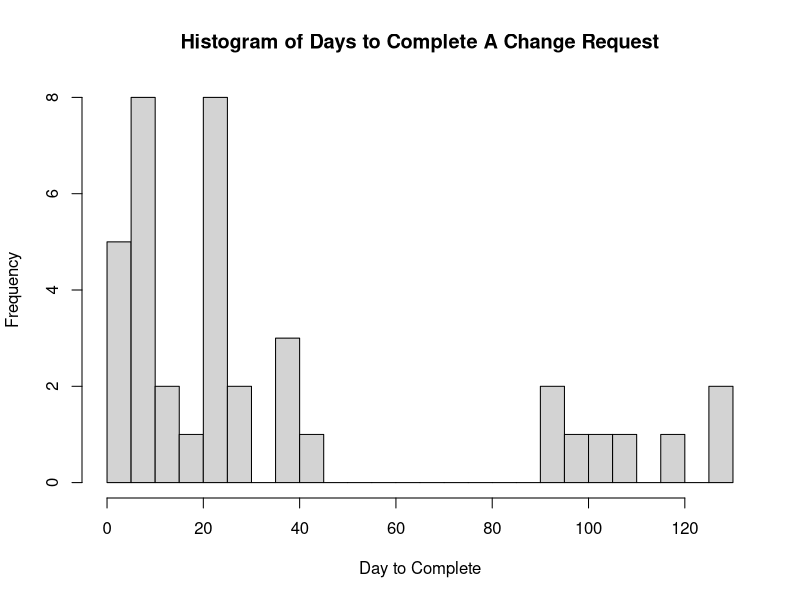
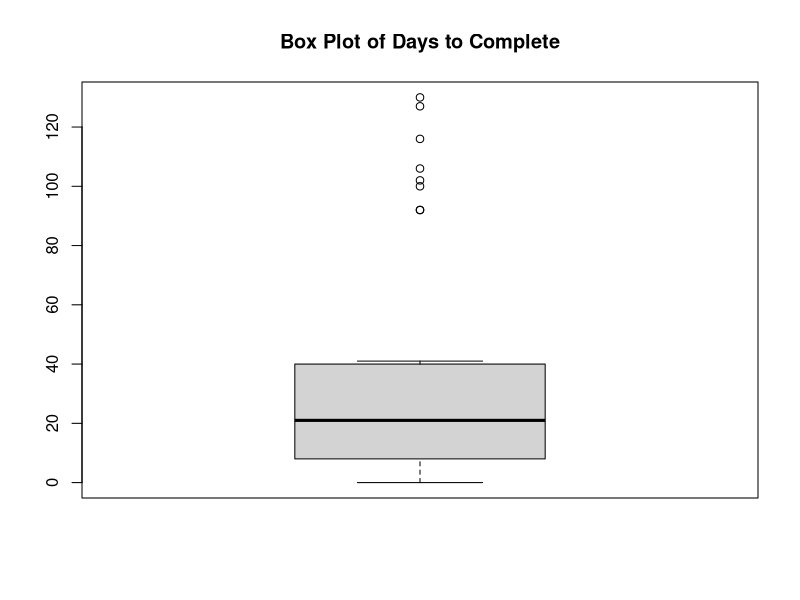
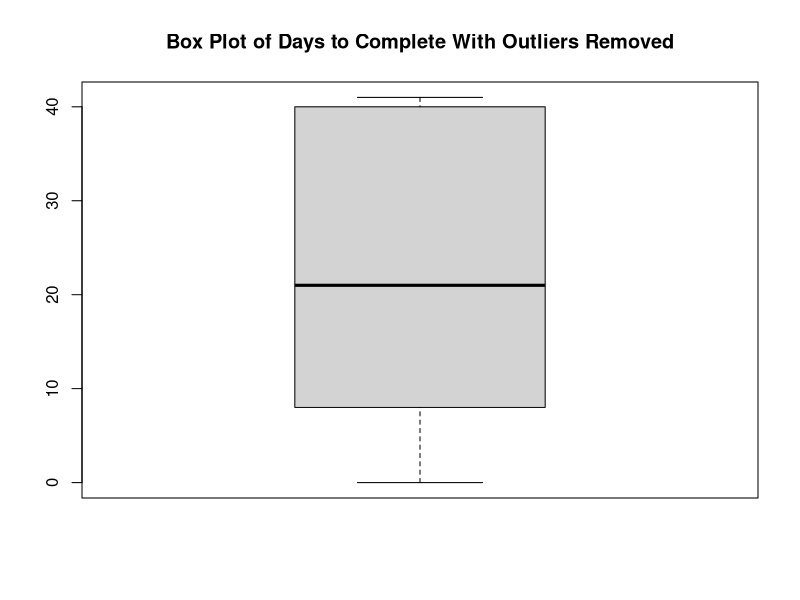
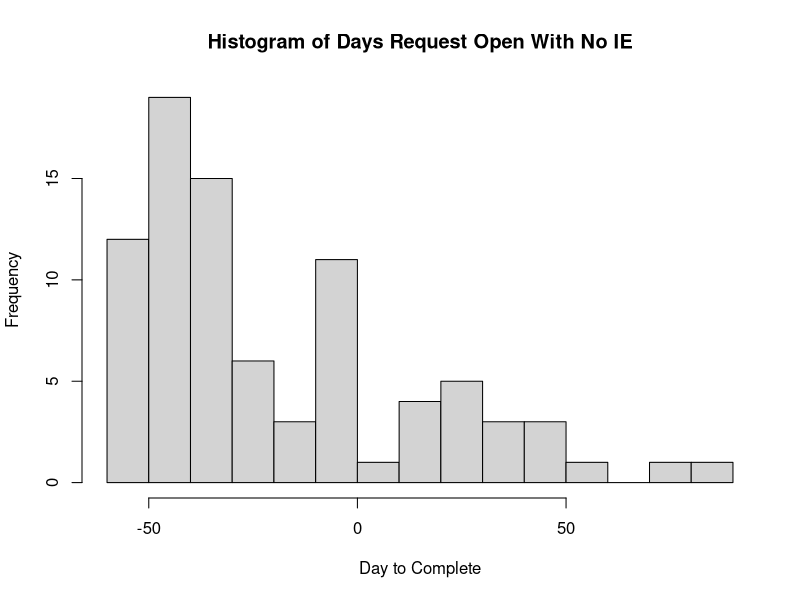
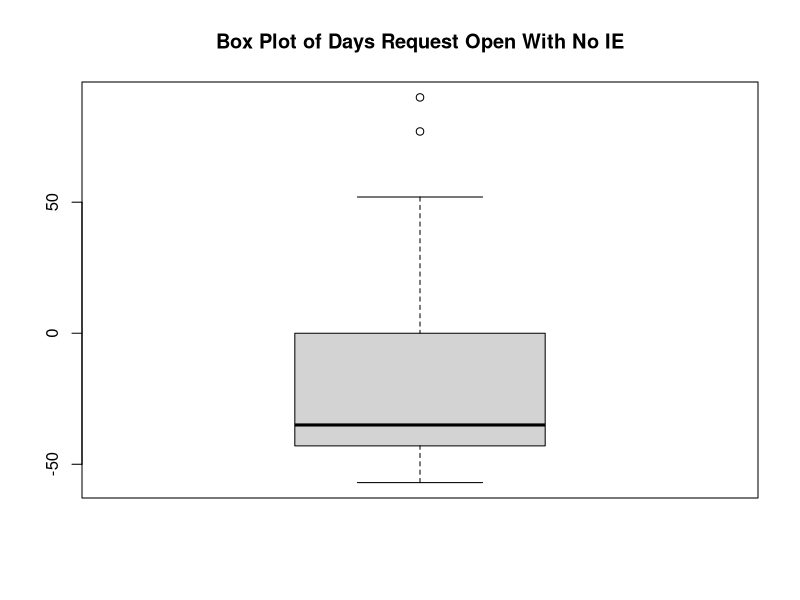
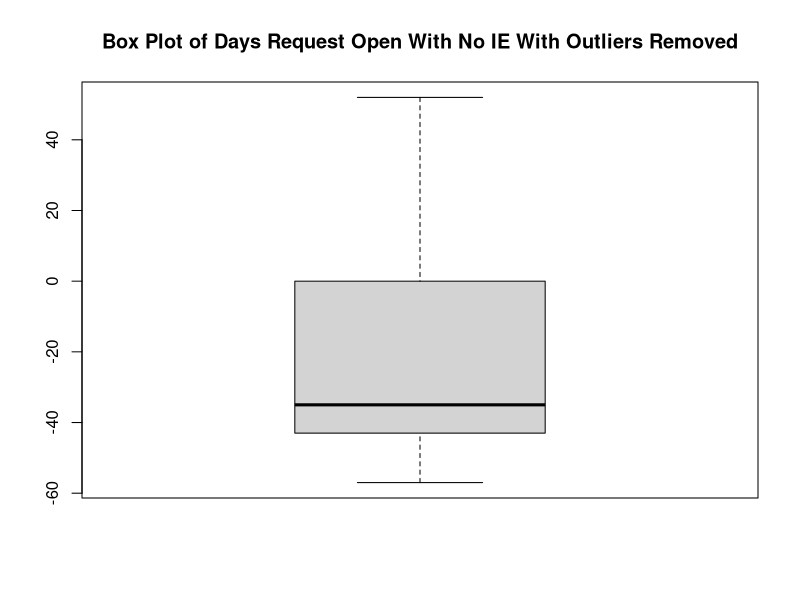

Here is the R script that generated these plots, in order:
## ---- chunk 1
knitr::opts_chunk$set(echo = TRUE)
## ---- chunk 2
library(lubridate)
## ---- chunk 3
ACR.raw <- read.csv(file = "./data/ACR.csv",
                    stringsAsFactors = FALSE)
name <- c("SQA",
          "Application",
          "CRNumber",
          "CRDate",
          "CRApproved",
          "IENumber",
          "IEDate",
          "IEApproved",
          "Reason",
          "Comments")
names(ACR.raw) <- name
rm(name)
ACR <- ACR.raw
## ---- chunk 4
ACR$SQA <- as.factor(ACR$SQA)
ACR$Application <- as.factor(ACR$Application)
ACR$CRApproved <- as.factor(ACR$CRApproved)
ACR$IEApproved <- as.factor(ACR$IEApproved)
levels(ACR$IEApproved)[1] <- NA
ACR$Reason <- as.factor(ACR$Reason)
levels(ACR$Reason)[1] <- NA
## ---- chunk 5
ACR$CRDate <- as.Date(ACR$CRDate, format = "%d-%b-%y")
ACR$IEDate<- as.Date(ACR$IEDate, format = "%d-%b-%y")
ACR$CRmonth <- lubridate::month(ACR$CRDate, label = TRUE)
ACR$CRyear <- lubridate::year(ACR$CRDate)
ACR$IEmonth <- lubridate::month(ACR$IEDate, label = TRUE)
ACR$IEyear <- lubridate::year(ACR$IEDate)          
## ---- chunk 6
str(ACR)
## ---- chunk 7
#create master dataframe
work <- subset(ACR,
               subset = (CRmonth == "Feb" & CRyear == 2019) |
                    (subset = IEmonth == "Feb" & IEyear == 2019))
# Create the CR data fram
workCR <- subset(ACR,
               subset = CRmonth == "Feb" & CRyear == 2019)
# create the IE data frame.
workIE <- subset(ACR,
               subset = IEmonth == "Feb" & IEyear == 2019)
## ---- chunk 8
nrow(subset(workCR,
            subset = (CRApproved == "A" | CRApproved == "A-FP")))
## ---- chunk 9
nrow(subset(workCR,
            subset = (CRApproved == "D")))
## ---- chunk 10
nrow(subset(workIE,
            subset = (IEApproved == "A" | IEApproved == "A-FP")))
## ---- chunk 11
nrow(subset(workIE,
            subset = (CRApproved == "D")))
## ---- chunk 12
nrow(subset(workCR,
            subset = CRApproved == "A-FP")) / 
     nrow(workCR) * 100
## ---- chunk 13
nrow(subset(workIE,
            subset = IEApproved == "A-FP")) / 
     nrow(workIE) * 100
## ---- chunk 14
nrow(subset(work,
            subset = (CRApproved == "A-FP" & IEApproved == "A-FP"))) /
     nrow(work) * 100
## ---- chunk 15
table(subset(workCR, 
             subset = CRApproved != "D")$Application)

## ---- chunk 16
table(subset(workIE, 
             subset = IEApproved != "D")$Application)


## ---- chunk 17
table(subset(workCR, 
             subset = CRApproved != "D")$Application) +
     table(subset(workIE, 
             subset = IEApproved != "D")$Application)

## ---- chunk 18
# select records that have been approved (both CR adn IE)
work.all <- subset(ACR,
                   subset = ((CRApproved == "A" | CRApproved == "A-FP") &
                                  (IEApproved == "A" | IEApproved == "A-FP")))
# now further select records from above that were completed in the correct month
work.all <- subset(work.all,
                   subset = (IEmonth == "Feb" & IEyear == 2019))
# compute interval
work.all$Interval <- as.numeric(work.all$IEDate - work.all$CRDate)
# results
nrow(work.all)
summary(work.all$Interval)
sd(work.all$Interval)
table(work.all$Interval)
quantile(work.all$Interval)
hist(work.all$Interval,
     breaks = 20,
     main = "Histogram of Days to Complete A Change Request",
     xlab = "Day to Complete")
boxplot(work.all$Interval,
        main = "Box Plot of Days to Complete")
boxplot(work.all$Interval,
        main = "Box Plot of Days to Complete With Outliers Removed",
        outline = FALSE)
## ---- chunk 19
# selected records that have approved CR but no IE
work.open <- subset(ACR,
                    subset = (CRApproved == "A-FP" | CRApproved == "A") & 
                         is.na(IEApproved))
# compute days open
work.open$daysOpen <- as.numeric(as.Date("2-Jan-19", format = "%d-%b-%y") - 
                                      work.open$CRDate)
# Results
nrow(work.open)
summary(work.open$daysOpen)
sd(work.open$daysOpen)
quantile(work.open$daysOpen)
hist(work.open$daysOpen,
     breaks = 20,
     main = "Histogram of Days Request Open With No IE",
     xlab = "Day to Complete")
boxplot(work.open$daysOpen,
        main = "Box Plot of Days Request Open With No IE")
boxplot(work.open$daysOpen,
        main = "Box Plot of Days Request Open With No IE With Outliers Removed",
        outline = FALSE)
